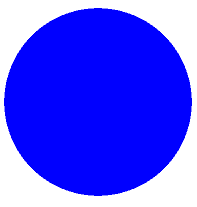
#> input picture media/circle.PNG, 197 x 207 px, found by its file name
$ jupyter execute --allow-errors 'AI shape detection.ipynb'
#> lines starting #> are read from the running program, lines starting #| are printed output that depends on the picture; after the words box and inside, x2 and y2 are one past the last pixel; in counts of white or black regions, pixels touching at a corner belong together
# AI PROJECT

# SHAPE DETECTION ON IMAGES AND GUI

# 1.Shape Detection On Image

[cell 1]
import cv2
import matplotlib.pyplot as plt
import numpy as np
#reading images
circle =    cv2.imread(r'media/circle.png',1)
#> circle is the input picture: shape (207, 197, 3); mean B, G, R 255, 82.3, 82.3
square =    cv2.imread(r'media/square.png',1)
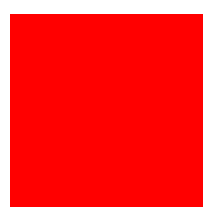
#> input picture media/square.PNG, 219 x 222 px, found by its file name
#> square is the input picture: shape (222, 219, 3); mean B, G, R 59.6, 59.6, 255
rectangle = cv2.imread(r'media/rectangle.jpeg',1)
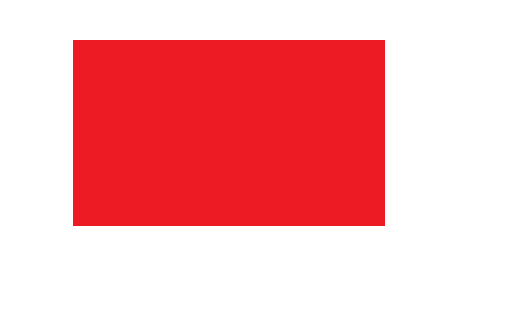
#> input picture media/rectangle.jpeg, 525 x 316 px
#> rectangle is the input picture: shape (316, 525, 3); mean B, G, R 178.4, 175.6, 248.7
triangle =  cv2.imread(r'media/triangle.jpg',1)
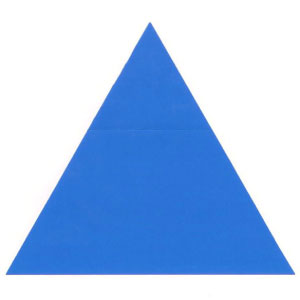
#> input picture media/triangle.jpg, 300 x 300 px
#> triangle is the input picture: shape (300, 300, 3); mean B, G, R 238.1, 198.2, 169.6
star =      cv2.imread(r'media/star.jpg',1)
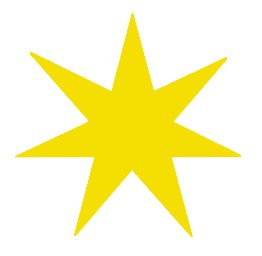
#> input picture media/star.jpg, 262 x 256 px
#> star is the input picture: shape (256, 262, 3); mean B, G, R 192.3, 246.8, 252
polygon =   cv2.imread(r'media/polygon.jpg',1)
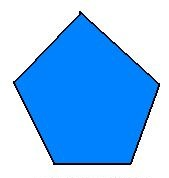
#> input picture media/polygon.jpg, 169 x 178 px
#> polygon is the input picture: shape (178, 169, 3); mean B, G, R 247, 191.3, 133.5
#saving all shapes in list
allshapes = [circle, square, rectangle  ,triangle ,star, polygon]
#saving shapes in same order
shapenames= ['Circle','Square', 'Rectangle', 'Triangle', 'Star', 'Polygon']
#creating the contour list for all shapes
allcontours=[]
#loop to find contour
for index,shape in enumerate(allshapes):
    #edge detection through canny edge detecction
    mask = cv2.Canny(shape,100,300)
    #dilate the mask so that no gaps in main contour
    mask = cv2.dilate(mask,None,iterations = 2)
    # detecting contours
    contours, hierarchy = cv2.findContours(mask,cv2.RETR_EXTERNAL,cv2.CHAIN_APPROX_SIMPLE)
    if contours:
        #if state contour detected
        state = 'Detected'
        #getting maximum contour from image
        c = max(contours, key = cv2.contourArea)
        #append the contour in contour list
        allcontours.append(c)
    else:
        state = 'Not Detected'
#> this loop made 6 passes
#> pass 1, `mask = cv2.dilate(mask,None,iterations = 2)`:
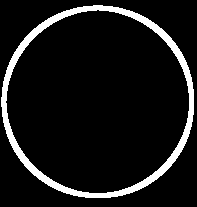
#> mask: shape (207, 197); 9.1% white; 1 white region, box (x1, y1, x2, y2) and area: (1, 5, 194, 198) 3716
#> after the loop:
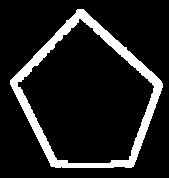
#> mask: shape (178, 169); 12.2% white; 1 white region
#> after the loop, allcontours = 6 contours; box (x1, y1, x2, y2) and area: (70, 37, 387, 228) 60037, (4, 21, 297, 277) 39000, (7, 11, 205, 209) 38806, (1, 5, 194, 198) 29225, (13, 11, 243, 239) 19708, (10, 9, 163, 168) 15749
test_image = cv2.imread('media/shapes.jpg')

#> (the rest of this cell did not finish here and is left out)

# 2.Shape Detection on Image of Your Choice

[cell 2]
from tkinter import Tk
from tkinter.filedialog import askopenfilename
import cv2
import matplotlib.pyplot as plt
import numpy as np
#reading images
circle =    cv2.imread(r'media/circle.png',1)
square =    cv2.imread(r'media/square.png',1)
rectangle = cv2.imread(r'media/rectangle.jpeg',1)
triangle =  cv2.imread(r'media/triangle.jpg',1)
star =      cv2.imread(r'media/star.jpg',1)
polygon =   cv2.imread(r'media/polygon.jpg',1)
#saving all shapes in list
allshapes = [circle, square, rectangle  ,triangle ,star, polygon]
#saving shapes in same order
shapenames= ['Circle','Square', 'Rectangle', 'Triangle', 'Star', 'Polygon']
#creating the contour list for all shapes
allcontours=[]
#loop to find contour
for index,shape in enumerate(allshapes):
    #edge detection through canny edge detecction
    mask = cv2.Canny(shape,100,300)
    #dilate the mask so that no gaps in main contour
    mask = cv2.dilate(mask,None,iterations = 2)
    # detecting contours
    contours, hierarchy = cv2.findContours(mask,cv2.RETR_EXTERNAL,cv2.CHAIN_APPROX_SIMPLE)
    if contours:
        #if state contour detected
        state = 'Detected'
        #getting maximum contour from image
        c = max(contours, key = cv2.contourArea)
        #append the contour in contour list
        allcontours.append(c)
    else:
        state = 'Not Detected'
def shape_detector(test_image = None, display = True, thresh = 0.3):

        # if the user has not specified any image then open up a file selector so that he can select a file.
#> called with display = True, thresh = 0.3
        if test_image is None:
            #Tk().withdraw()
            filename = askopenfilename()
#> the answer given: media/circle.PNG
            test_image = cv2.imread(filename)

        original = test_image.copy()

        # extract the edge mask
        mask = cv2.Canny(test_image,100,300)

        # dilate the mask so there are no gaps in the main contour (comment this line to see the gaps)
        mask = cv2.dilate(mask,None,iterations = 1)
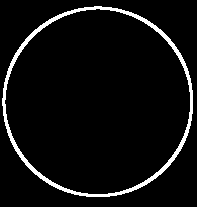
#> mask: shape (207, 197); 5.4% white; 1 white region

        # detect contours
        contours, hierarchy = cv2.findContours(mask,cv2.RETR_EXTERNAL,cv2.CHAIN_APPROX_SIMPLE)
#> contours = 1 contour; box (x1, y1, x2, y2) and area: (2, 6, 193, 197) 28461

        if contours:
            for test_contour in contours:

                # get a bounding box around each contour and draw it.
                x,y,w,h = cv2.boundingRect(test_contour)
                cv2.rectangle(test_image,(x,y),(x+w,y+h),(0,255,0),3)

                scores=[]

                # Now for each shape go over all saved contours and save the matchshape score
                for cnt in allcontours:
                    score = cv2.matchShapes(test_contour,cnt,1,0.0)
                    scores.append(score)

                # Grab the index of lowest scoring contour
                pos = np.argmin(np.array(scores))

                # Also grab the minimum score.
                finalscore = min(scores)

                # Make sure the lowest score is below some threshold so we can also label unkown shapes
                if finalscore < thresh:

                    # set label of the detected shape using the index we got previously
                    label = shapenames[pos]

                else:
                    label = 'Unknown Shape'


                cv2.putText(test_image, label, (x,y+h+10),cv2.FONT_HERSHEY_SIMPLEX, 0.7, (100,55,50), 2, cv2.LINE_AA)
#> this loop made 1 pass
#> (x, y, w, h, pos, finalscore, label) on pass 1: (2, 6, 191, 191, 0, 1.86e-05, 'Circle')
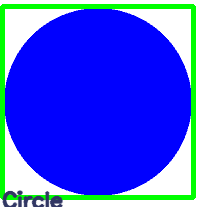
#> test_image: shape (207, 197, 3); 10.44% of pixels changed, all inside (x1, y1, x2, y2) = (0, 4, 196, 207)
        else:
            return None

        # if display is true then plot the image.
        if display:
            plt.figure(figsize=[15,15])
            plt.subplot(1,2,1);plt.imshow(original[:,:,::-1]);plt.title("Original Image");plt.axis('off')
            plt.subplot(1,2,2);plt.imshow(test_image[:,:,::-1]);plt.title("Shape Detection");plt.axis('off');

        else:
            return test_image
shape_detector()
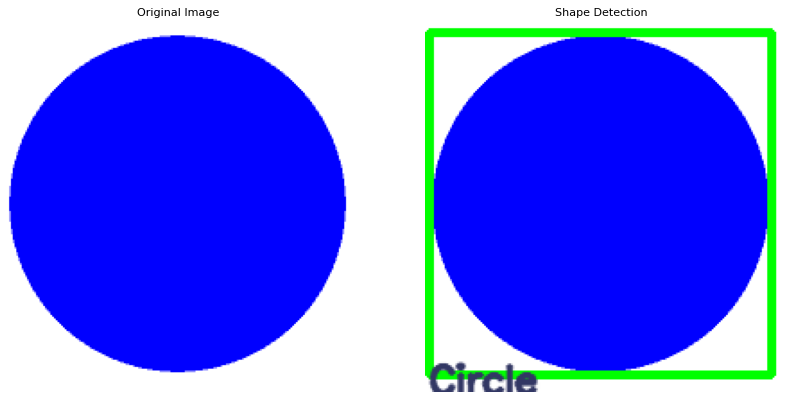
#> figure drawn by matplotlib, 2 panels

# 3.Shape Detection on GUI (press p to predict press c to clear gui & press q to quit)

[cell 3]
import cv2
import matplotlib.pyplot as plt
import numpy as np
#reading images
circle =    cv2.imread(r'media/circle.png',1)
square =    cv2.imread(r'media/square.png',1)
rectangle = cv2.imread(r'media/rectangle.jpeg',1)
triangle =  cv2.imread(r'media/triangle.jpg',1)
star =      cv2.imread(r'media/star.jpg',1)
polygon =   cv2.imread(r'media/polygon.jpg',1)
#saving all shapes in list
allshapes = [circle, square, rectangle  ,triangle ,star, polygon]
#saving shapes in same order
shapenames= ['Circle','Square', 'Rectangle', 'Triangle', 'Star', 'Polygon']
#creating the contour list for all shapes
allcontours=[]
#loop to find contour
for index,shape in enumerate(allshapes):
    #edge detection through canny edge detecction
    mask = cv2.Canny(shape,100,300)
    #dilate the mask so that no gaps in main contour
    mask = cv2.dilate(mask,None,iterations = 2)
    # detecting contours
    contours, hierarchy = cv2.findContours(mask,cv2.RETR_EXTERNAL,cv2.CHAIN_APPROX_SIMPLE)
    if contours:
        #if state contour detected
        state = 'Detected'
        #getting maximum contour from image
        c = max(contours, key = cv2.contourArea)
        #append the contour in contour list
        allcontours.append(c)
    else:
        state = 'Not Detected'
# [61 lines left out: function shape_detector, not called in this run]


# This is our toggle variable , it will be false initially
drawing= False

# creating a named window to attach the mouse callback function.
cv2.namedWindow('image')


# Initilizing the x1,y1 and x2,y2 variables, these will be used to draw the line.
# x1 is None whenever there is no previous x1,y1 points which is true initially.
x1 =None
x2 =0
y1 =0
y2=0


# This function toggles drawing variable to True or False depending upon if the mouse is pressed or not
# It also stores the mouse's coordinates in x2,y2 variables as the mouse moves.
# [11 lines left out: function draw_line, not called in this run]

# set some custom width and height
width = 1000
height = 600

# create a black image, predictions will be drawn on this image
img_draw = np.zeros((height,width,3), np.uint8)

# This image is used to predict
img = np.zeros((height,width,3), np.uint8)


# Attach the window and the function to the mouse call back funtion
cv2.setMouseCallback('image',draw_line)

while True:

    # Only draw if drawing is true
    if drawing:

        # x1 is not None means we have some previous x1,y1 points which we can use to draw on the image.
        if x1 is not None:
            img = cv2.line(img, (x1,y1),(x2,y2), [255,255,255], 5)
            img_draw = cv2.line(img, (x1,y1),(x2,y2), [255,255,255], 5)


            # When we are done drawing the line then the x2,y2 becomes x1,y1 for the next line.
            x1= x2
            y1 = y2

        else:
            # If there was no x1,y1 available (which means either the mouse was pressed up or this is the first run of the
            # program) then we want to initilize them as x2,y2
            x1,y1 = x2,y2

    else:
        # x1 is made None if the mouse is up.
        x1 = None

    cv2.imshow('image',img_draw)

    # If the user presses `c` then clear the image.
    k= cv2.waitKey(1)
#> (key q is pressed here)
    if k  == ord('c'):
        img = np.zeros((height,width,3), np.uint8)
        img_draw = np.zeros((height,width,3), np.uint8)

    # If p is pressed then you predict on the image.
    elif k  == ord('p'):
        img_draw = shape_detector(img.copy(),display = False)

    elif k  == ord('q'):
        break

cv2.destroyAllWindows()
